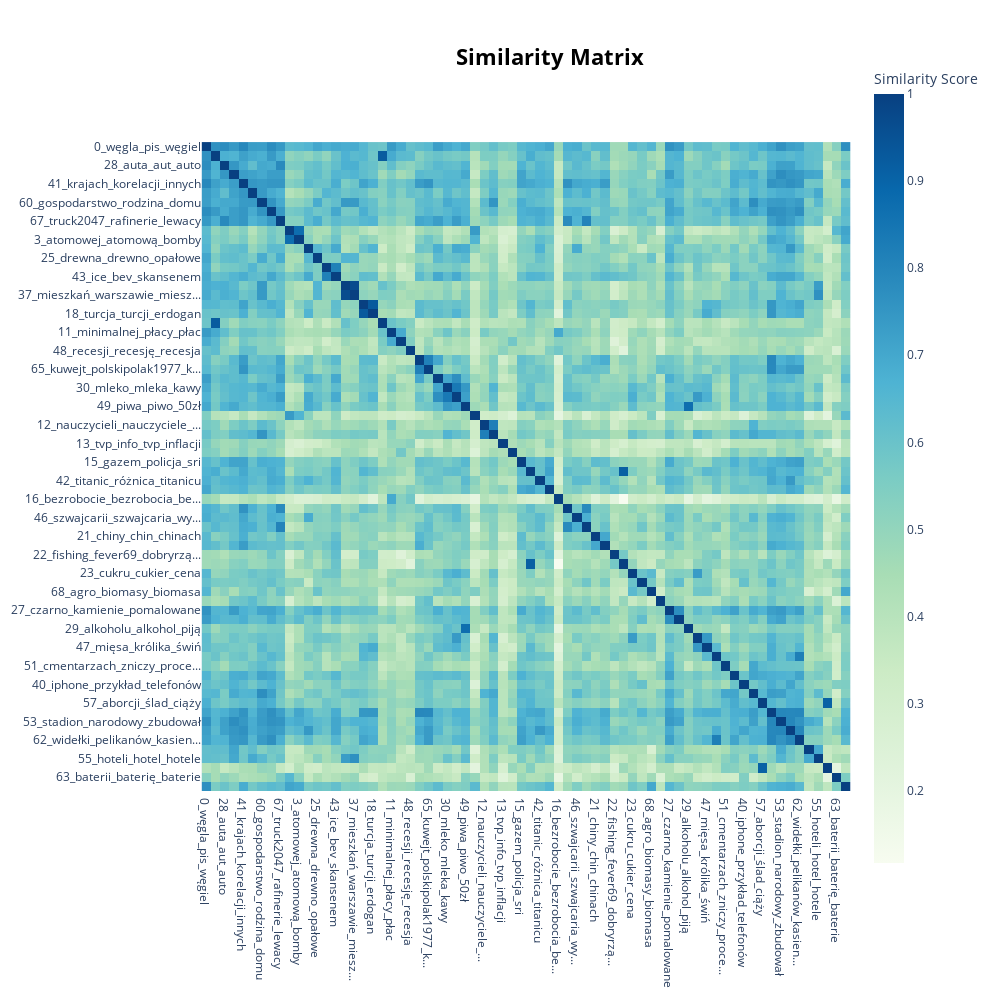

Here is the notebook cell this chart was saved with:
### Markdown cell above
### Topic Similarity
Having generated topic embeddings, through both c-TF-IDF and embeddings, we can create a similarity matrix by simply applying cosine similarities through those topic embeddings. The result will be a matrix indicating how similar certain topics are to each other.

### Code cell
model.visualize_heatmap(n_clusters=30, width=1000, height=1000)

### Figure 1 — Plotly figure (JSON) as saved in the notebook; plotly's stock layout.template omitted (floating-point values rounded to 4 significant figures; data arrays with more than 128 entries replaced by an {"elided": "..."} marker saying what was removed)
{"data": [{"coloraxis": "coloraxis", "hovertemplate": "x: %{x}<br>y: %{y}<br>Similarity Score: %{z}<extra></extra>", "name": "0", "type": "heatmap", "x": ["0_węgla_pis_węgiel", "20_morawiecki_obligacje_zar...", "28_auta_aut_auto", "38_billboardy_mijam_wracam", "41_krajach_korelacji_innych", "52_wakacjach_glapiński_waka...", "60_gospodarstwo_rodzina_domu", "61_albert301271_jednym_17", "67_truck2047_rafinerie_lewacy", "1_elektrowni_elektrownie_at...", "3_atomowej_atomową_bomby", "2_pipe_baltic_gazociąg", "25_drewna_drewno_opałowe", "4_zimy_zimę_zima", "43_ice_bev_skansenem", "5_mieszkań_nieruchomości_mi...", "37_mieszkań_warszawie_miesz...", "6_turcji_turcja_80", "18_turcja_turcji_erdogan", "7_obligacje_obligacji_kredyt", "11_minimalnej_płacy_płac", "17_podatek_podatku_podatki", "48_recesji_recesję_recesja", "8_arabia_saudyjska_ropy", "65_kuwejt_polskipolak1977_k...", "9_ropę_ropa_ropy", "30_mleko_mleka_kawy", "33_masła_masło_kostki", "49_piwa_piwo_50zł", "10_reaktor_reaktorów_reaktory", "12_nauczycieli_nauczyciele_...", "45_dzieci_szkole_obiad", "13_tvp_info_tvp_inflacji", "14_wyborcy_wyborców_głosował", "15_gazem_policja_sri", "36_chronią_szczepienia_slaw...", "42_titanic_różnica_titanicu", "58_niebezpieczna_coolfonpl_...", "16_bezrobocie_bezrobocia_be...", "19_wenezuela_wenezueli_szkołę", "46_szwajcarii_szwajcaria_wy...", "56_argentynie_argentyna_pie...", "21_chiny_chin_chinach", "39_japonii_japonia_boj", "22_fishing_fever69_dobryrzą...", "26_szczepionki_szczepionek_...", "23_cukru_cukier_cena", "64_jabłek_jabłka_groszy", "68_agro_biomasy_biomasa", "24_uchodźców_uchodźcy_uchod...", "27_czarno_kamienie_pomalowane", "66_złota_złoto_fizycznego", "29_alkoholu_alkohol_piją", "31_chleba_chleb_zł", "47_mięsa_królika_świń", "32_pelikany_pelikanom_pelik...", "51_cmentarzach_zniczy_proce...", "34_lgbt_czymkolwiek_kobietach", "40_iphone_przykład_telefonów", "54_kościoły_żyjemy_wrażliwych", "57_aborcji_ślad_ciąży", "35_izraela_izrael_ropy", "53_stadion_narodowy_zbudował", "59_dronów_aktywność_norweskim", "62_widełki_pelikanów_kasien...", "44_biletów_bilet_klasie", "55_hoteli_hotel_hotele", "50_aborcja_aborcję_aborcji", "63_baterii_baterię_baterie", "69_co2_pierwiastki_zanieczy..."], "xaxis": "x", "y": ["0_węgla_pis_węgiel", "20_morawiecki_obligacje_zar...", "28_auta_aut_auto", "38_billboardy_mijam_wracam", "41_krajach_korelacji_innych", "52_wakacjach_glapiński_waka...", "60_gospodarstwo_rodzina_domu", "61_albert301271_jednym_17", "67_truck2047_rafinerie_lewacy", "1_elektrowni_elektrownie_at...", "3_atomowej_atomową_bomby", "2_pipe_baltic_gazociąg", "25_drewna_drewno_opałowe", "4_zimy_zimę_zima", "43_ice_bev_skansenem", "5_mieszkań_nieruchomości_mi...", "37_mieszkań_warszawie_miesz...", "6_turcji_turcja_80", "18_turcja_turcji_erdogan", "7_obligacje_obligacji_kredyt", "11_minimalnej_płacy_płac", "17_podatek_podatku_podatki", "48_recesji_recesję_recesja", "8_arabia_saudyjska_ropy", "65_kuwejt_polskipolak1977_k...", "9_ropę_ropa_ropy", "30_mleko_mleka_kawy", "33_masła_masło_kostki", "49_piwa_piwo_50zł", "10_reaktor_reaktorów_reaktory", "12_nauczycieli_nauczyciele_...", "45_dzieci_szkole_obiad", "13_tvp_info_tvp_inflacji", "14_wyborcy_wyborców_głosował", "15_gazem_policja_sri", "36_chronią_szczepienia_slaw...", "42_titanic_różnica_titanicu", "58_niebezpieczna_coolfonpl_...", "16_bezrobocie_bezrobocia_be...", "19_wenezuela_wenezueli_szkołę", "46_szwajcarii_szwajcaria_wy...", "56_argentynie_argentyna_pie...", "21_chiny_chin_chinach", "39_japonii_japonia_boj", "22_fishing_fever69_dobryrzą...", "26_szczepionki_szczepionek_...", "23_cukru_cukier_cena", "64_jabłek_jabłka_groszy", "68_agro_biomasy_biomasa", "24_uchodźców_uchodźcy_uchod...", "27_czarno_kamienie_pomalowane", "66_złota_złoto_fizycznego", "29_alkoholu_alkohol_piją", "31_chleba_chleb_zł", "47_mięsa_królika_świń", "32_pelikany_pelikanom_pelik...", "51_cmentarzach_zniczy_proce...", "34_lgbt_czymkolwiek_kobietach", "40_iphone_przykład_telefonów", "54_kościoły_żyjemy_wrażliwych", "57_aborcji_ślad_ciąży", "35_izraela_izrael_ropy", "53_stadion_narodowy_zbudował", "59_dronów_aktywność_norweskim", "62_widełki_pelikanów_kasien...", "44_biletów_bilet_klasie", "55_hoteli_hotel_hotele", "50_aborcja_aborcję_aborcji", "63_baterii_baterię_baterie", "69_co2_pierwiastki_zanieczy..."], "yaxis": "y", "z": {"elided": "70x70 float values"}}], "layout": {"coloraxis": {"colorbar": {"title": {"text": "Similarity Score"}}, "colorscale": [[0, "rgb(247,252,240)"], [0.125, "rgb(224,243,219)"], [0.25, "rgb(204,235,197)"], [0.375, "rgb(168,221,181)"], [0.5, "rgb(123,204,196)"], [0.625, "rgb(78,179,211)"], [0.75, "rgb(43,140,190)"], [0.875, "rgb(8,104,172)"], [1, "rgb(8,64,129)"]]}, "height": 1000, "hoverlabel": {"bgcolor": "white", "font": {"family": "Rockwell", "size": 16}}, "legend": {"title": {"text": "Trend"}}, "margin": {"t": 60}, "showlegend": true, "title": {"font": {"color": "Black", "size": 22}, "text": "<b>Similarity Matrix", "x": 0.55, "xanchor": "center", "y": 0.95, "yanchor": "top"}, "width": 1000, "xaxis": {"anchor": "y", "constrain": "domain", "domain": [0, 1], "scaleanchor": "y"}, "yaxis": {"anchor": "x", "autorange": "reversed", "constrain": "domain", "domain": [0, 1]}}}
